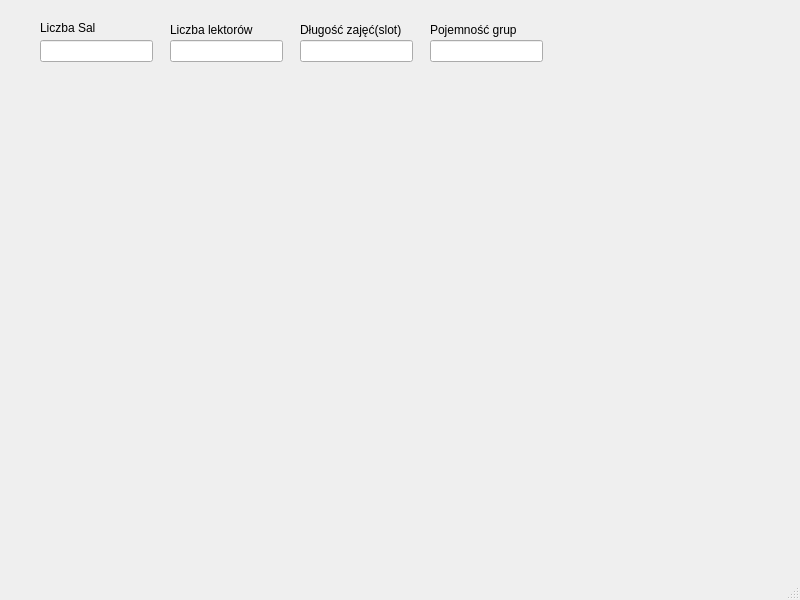
<?xml version="1.0" encoding="UTF-8"?>
<ui version="4.0">
 <class>MainWindow</class>
 <widget class="QMainWindow" name="MainWindow">
  <property name="geometry">
   <rect>
    <x>0</x>
    <y>0</y>
    <width>800</width>
    <height>600</height>
   </rect>
  </property>
  <property name="windowTitle">
   <string>MainWindow</string>
  </property>
  <widget class="QWidget" name="centralwidget">
   <widget class="QLabel" name="label">
    <property name="geometry">
     <rect>
      <x>40</x>
      <y>20</y>
      <width>81</width>
      <height>16</height>
     </rect>
    </property>
    <property name="text">
     <string>Liczba Sal</string>
    </property>
   </widget>
   <widget class="QLabel" name="label_2">
    <property name="geometry">
     <rect>
      <x>170</x>
      <y>20</y>
      <width>101</width>
      <height>20</height>
     </rect>
    </property>
    <property name="text">
     <string>Liczba lektorów</string>
    </property>
   </widget>
   <widget class="QLineEdit" name="lineEdit">
    <property name="geometry">
     <rect>
      <x>40</x>
      <y>40</y>
      <width>113</width>
      <height>22</height>
     </rect>
    </property>
   </widget>
   <widget class="QLineEdit" name="lineEdit_2">
    <property name="geometry">
     <rect>
      <x>170</x>
      <y>40</y>
      <width>113</width>
      <height>22</height>
     </rect>
    </property>
   </widget>
   <widget class="QLabel" name="label_3">
    <property name="geometry">
     <rect>
      <x>300</x>
      <y>20</y>
      <width>111</width>
      <height>20</height>
     </rect>
    </property>
    <property name="text">
     <string>Długość zajęć(slot)</string>
    </property>
   </widget>
   <widget class="QLineEdit" name="lineEdit_3">
    <property name="geometry">
     <rect>
      <x>300</x>
      <y>40</y>
      <width>113</width>
      <height>22</height>
     </rect>
    </property>
   </widget>
   <widget class="QLabel" name="label_4">
    <property name="geometry">
     <rect>
      <x>430</x>
      <y>20</y>
      <width>101</width>
      <height>20</height>
     </rect>
    </property>
    <property name="text">
     <string>Pojemność grup</string>
    </property>
   </widget>
   <widget class="QLineEdit" name="lineEdit_4">
    <property name="geometry">
     <rect>
      <x>430</x>
      <y>40</y>
      <width>113</width>
      <height>22</height>
     </rect>
    </property>
   </widget>
  </widget>
  <widget class="QMenuBar" name="menubar">
   <property name="geometry">
    <rect>
     <x>0</x>
     <y>0</y>
     <width>800</width>
     <height>26</height>
    </rect>
   </property>
  </widget>
  <widget class="QStatusBar" name="statusbar"/>
 </widget>
 <resources/>
 <connections/>
</ui>
